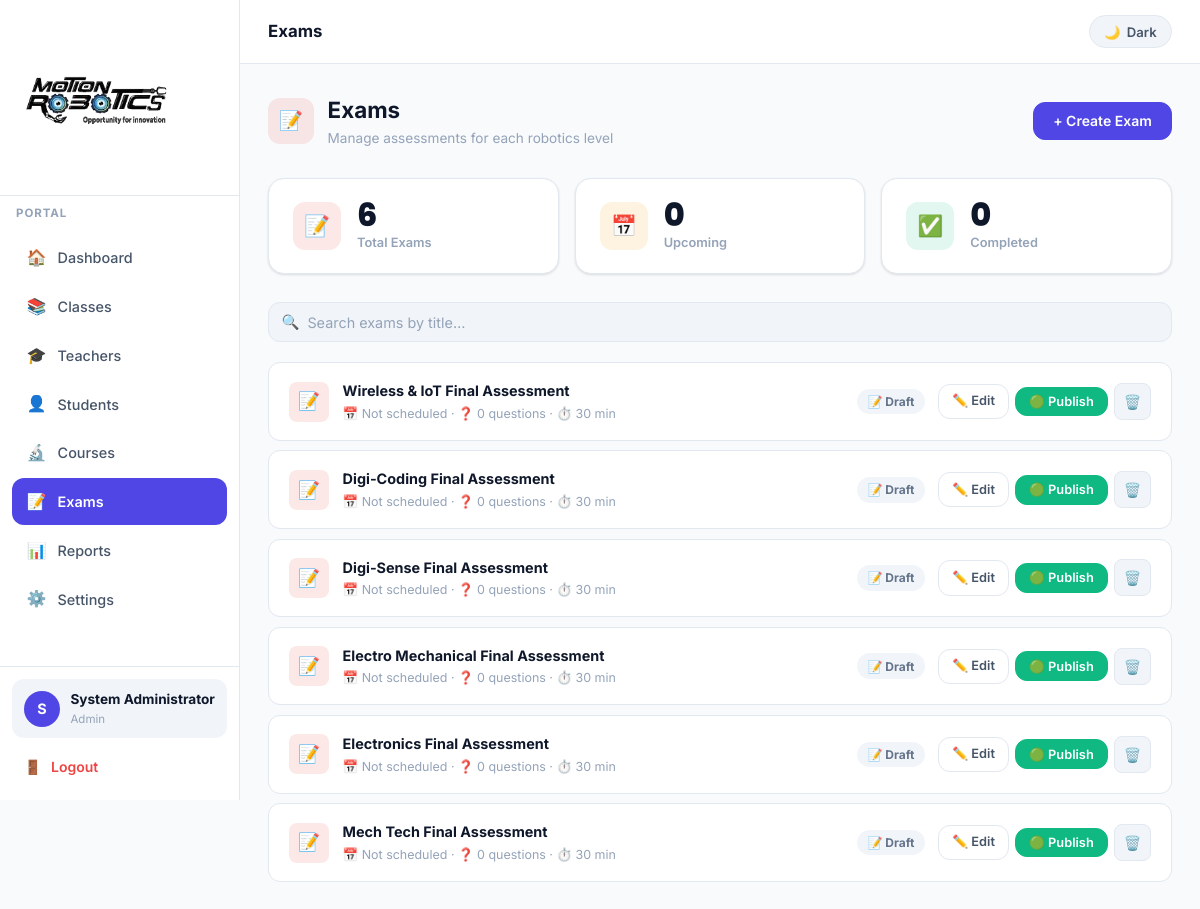
/admin/exams (signed in), run on the app's committed database.
### app.py (models this page shows, shortened)
class User(db.Model):
    id            = db.Column(db.Integer, primary_key=True)
    username      = db.Column(db.String(80), unique=True, nullable=False)
    email         = db.Column(db.String(120), unique=True, nullable=False)
    password_hash = db.Column(db.String(200), nullable=False)
    role          = db.Column(db.String(20), nullable=False)   # admin / teacher / student
    full_name     = db.Column(db.String(120))
    phone         = db.Column(db.String(20))
    school_name   = db.Column(db.String(120))
    roll_number   = db.Column(db.String(40))
    avatar_color  = db.Column(db.String(20), default='#4F46E5')
    is_active     = db.Column(db.Boolean, default=True)
    created_at    = db.Column(db.DateTime, default=datetime.utcnow)

class Exam(db.Model):
    id           = db.Column(db.Integer, primary_key=True)
    title        = db.Column(db.String(200), nullable=False)
    level        = db.Column(db.String(80))
    status       = db.Column(db.String(20), default='draft')  # draft/published
    scheduled_at = db.Column(db.DateTime)
    time_limit   = db.Column(db.Integer, default=30)
    passing_score= db.Column(db.Integer, default=60)
    created_at   = db.Column(db.DateTime, default=datetime.utcnow)
    questions    = db.relationship('ExamQuestion', backref='exam', cascade='all,delete-orphan')
    attempts     = db.relationship('ExamAttempt', backref='exam', cascade='all,delete-orphan')

### app.py (the view)
@app.route('/admin/exams')
@role_required('admin')
def admin_exams():
    exams = Exam.query.order_by(Exam.created_at.desc()).all()
    stats = dict(
        total_exams = Exam.query.count(),
        upcoming    = Exam.query.filter(Exam.scheduled_at > datetime.utcnow()).count(),
        completed   = ExamAttempt.query.distinct(ExamAttempt.exam_id).count(),
    )
    return render_template('admin/exams.html', exams=exams, **stats)

### app.py (called while the page is built)
@app.context_processor
def inject_enumerate():
    return dict(enumerate=enumerate)

def role_required(*roles):
    def dec(f):
        @wraps(f)
        def d(*a, **kw):
            if 'user_id' not in session: return redirect(url_for('login'))
            if session.get('role') not in roles:
                flash('Access denied.', 'error')
                return redirect(url_for('dashboard'))
            return f(*a, **kw)
        return d
    return dec

def get_current_user():
    if 'user_id' in session: return User.query.get(session['user_id'])
    return None

@app.context_processor
def inject_globals():
    return dict(current_user=get_current_user(), ROBOTICS_LEVELS=ROBOTICS_LEVELS)

### templates/admin/exams.html (shortened to what this page needs)
{% extends 'admin/base_admin.html' %}
{% block page_title %}Exams{% endblock %}
{% block content %}
<div class="page-header">
  <div class="page-title-wrap">
    <div class="page-icon" style="background:rgba(239,68,68,.12); color:var(--danger);">📝</div>
    <div><div class="page-h1">Exams</div><div class="page-sub">Manage assessments for each robotics level</div></div>
  </div>
  <button class="btn btn-primary" onclick="openModal('addExamModal')">+ Create Exam</button>
</div>
<div class="stats-row">
  <div class="stat-card"><div class="stat-icon" style="background:rgba(239,68,68,.12);">📝</div>
    <div><div class="stat-number" data-count="{{ total_exams }}">{{ total_exams }}</div><div class="stat-label">Total Exams</div></div></div>
  <div class="stat-card"><div class="stat-icon" style="background:rgba(245,158,11,.12);">📅</div>
    <div><div class="stat-number" data-count="{{ upcoming }}">{{ upcoming }}</div><div class="stat-label">Upcoming</div></div></div>
  <div class="stat-card"><div class="stat-icon" style="background:rgba(16,185,129,.12);">✅</div>
    <div><div class="stat-number" data-count="{{ completed }}">{{ completed }}</div><div class="stat-label">Completed</div></div></div>
</div>
<div class="search-bar">
  <div class="search-wrap">
    <span class="search-icon">🔍</span>
    <input type="text" class="form-control" placeholder="Search exams by title…" oninput="filterExams(this.value)">
  </div>
</div>
{% if exams %}
<div style="display:flex; flex-direction:column; gap:.6rem;">
  {% for e in exams %}
  <div class="item-row e-row" data-search="{{ e.title|lower }}">
    <div class="item-icon" style="background:rgba(239,68,68,.12); color:var(--danger);">📝</div>
    <div class="item-info">
      <div class="item-title">{{ e.title }}</div>
      <div class="item-meta">
        📅 {% if e.scheduled_at %}{{ e.scheduled_at.strftime('%b %d, %Y') }}{% else %}Not scheduled{% endif %}
        · ❓ {{ e.questions|length }} questions
        · ⏱️ {{ e.time_limit }} min
      </div>
    </div>
    <span class="badge {% if e.status=='published' %}badge-success{% else %}badge-gray{% endif %}">
      {{ '✅ Published' if e.status=='published' else '📝 Draft' }}
    </span>
    <div class="item-actions">
      <a href="{{ url_for('admin_exam_detail', eid=e.id) }}" class="btn btn-outline btn-sm">✏️ Edit</a>
      <form method="POST" action="{{ url_for('admin_publish_exam', eid=e.id) }}">
        <button class="btn {% if e.status=='published' %}btn-warning{% else %}btn-success{% endif %} btn-sm" type="submit">
          {{ '🔴 Unpublish' if e.status=='published' else '🟢 Publish' }}
        </button>
      </form>
      <form method="POST" action="{{ url_for('admin_delete_exam', eid=e.id) }}" data-confirm="Delete exam '{{ e.title }}'?">
        <button class="btn btn-icon btn-ghost" type="submit">🗑️</button>
      </form>
    </div>
  </div>
  {% endfor %}
</div>
{% endif %}
{% endblock %}

### templates/base.html (shortened to what this page needs)
<!DOCTYPE html>
<html lang="en" data-theme="light">
<head>
  <link rel="stylesheet" href="{{ url_for('static', filename='css/main.css') }}">
</head>
<body>
<div class="app-layout">
  <aside class="sidebar" id="sidebar">
    <div class="sidebar-brand">
      <img src="{{ url_for('static', filename='logo.png') }}" alt="Motion Robotics" class="sidebar-logo">
    </div>
    {% if current_user %}
    <div class="sidebar-context">{{ current_user.school_name or 'Portal' }}</div>
    {% endif %}
    <nav class="sidebar-nav">
      {% block sidebar_nav %}{% endblock %}
    </nav>
    <div class="sidebar-footer">
      {% if current_user %}
      <div class="user-card">
        <div class="avatar" style="background:{{ current_user.avatar_color }}">
          {{ (current_user.full_name or current_user.username)[0].upper() }}
        </div>
        <div>
          <div class="user-name">{{ current_user.full_name or current_user.username }}</div>
          <div class="user-role">{{ current_user.role.title() }}</div>
        </div>
      </div>
      {% endif %}
      <a href="{{ url_for('logout') }}" class="logout-link">
        <span>🚪</span> Logout
      </a>
    </div>
  </aside>
  <div class="main-area">
    <header class="topbar">
      <h1 class="topbar-title">{% block page_title %}Dashboard{% endblock %}</h1>
      <div class="topbar-right">
        <button class="theme-btn" onclick="toggleTheme()">
          <span class="theme-icon">🌙</span>
          <span class="theme-label">Dark</span>
        </button>
      </div>
    </header>
    <main class="page-content">
      {% block content %}{% endblock %}
    </main>
  </div>
</div>
</body>
</html>

### data on the page
User: school_name "PORTAL", full_name "S", full_name "System Administrator", role "Admin"
Exam: title "Wireless & IoT Final Assessment", shows "Not scheduled", questions|length "0", time_limit "30", status "📝 Draft", status "🟢 Publish"
Exam: title "Digi-Coding Final Assessment", shows "Not scheduled", questions|length "0", time_limit "30", status "📝 Draft", status "🟢 Publish"
Exam: title "Digi-Sense Final Assessment", shows "Not scheduled", questions|length "0", time_limit "30", status "📝 Draft", status "🟢 Publish"
Exam: title "Electro Mechanical Final Assessment", shows "Not scheduled", questions|length "0", time_limit "30", status "📝 Draft", status "🟢 Publish"
Exam: title "Electronics Final Assessment", shows "Not scheduled", questions|length "0", time_limit "30", status "📝 Draft", status "🟢 Publish"
Exam: title "Mech Tech Final Assessment", shows "Not scheduled", questions|length "0", time_limit "30", status "📝 Draft", status "🟢 Publish"

### other printed values
{{ total_exams }} "6"
{{ upcoming }} "0"
{{ completed }} "0"
